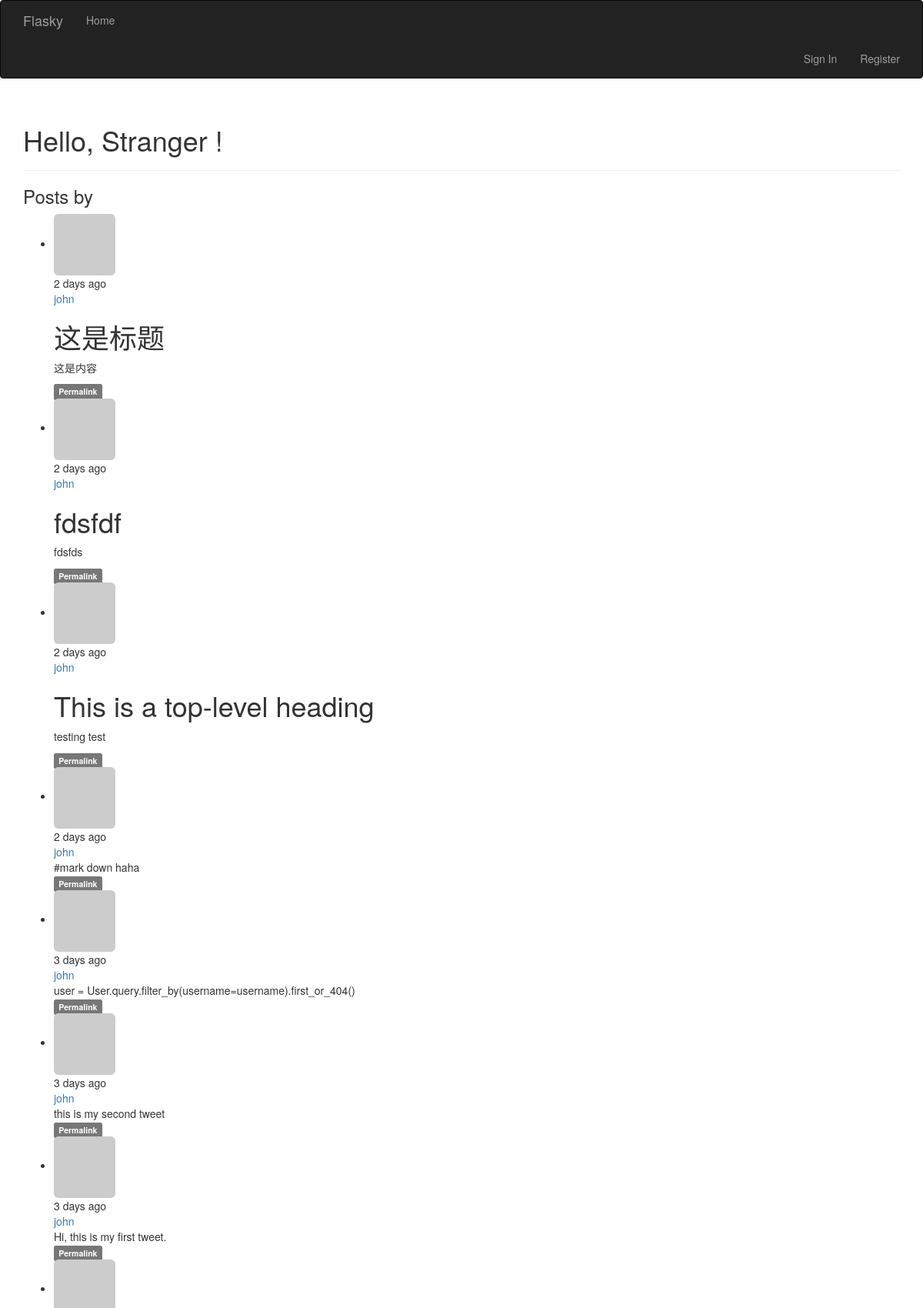
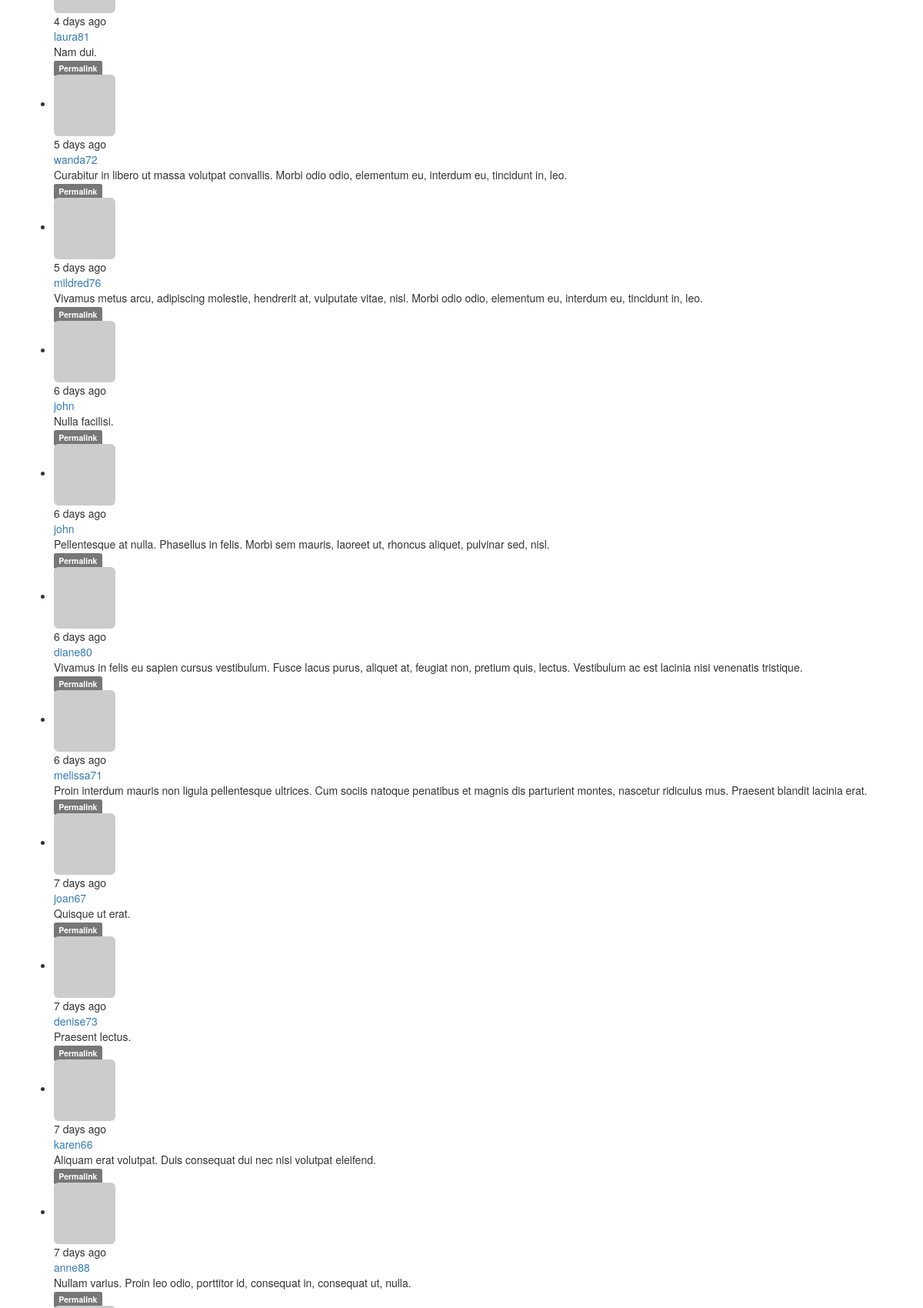
The page / (upper part) on the database its author committed (2 pictures, top to bottom).
### app/models.py (models this page shows, shortened)
class Post(db.Model):
    __tablename__ = 'posts'
    id = db.Column(db.Integer, primary_key=True)
    body = db.Column(db.Text)
    body_html = db.Column(db.Text)
    timestamp = db.Column(db.DateTime, index=True, default=datetime.datetime.utcnow)
    author_id = db.Column(db.Integer, db.ForeignKey('users.id'))

class User(UserMixin, db.Model):
    __tablename__ = 'users'
    id = db.Column(db.Integer, primary_key=True)
    email = db.Column(db.String(64), unique=True, index=True)
    username = db.Column(db.String(64), unique=True, index=True)
    password_hash = db.Column(db.String(128))
    role_id = db.Column(db.Integer, db.ForeignKey('roles.id'))
    confirmed = db.Column(db.Boolean, default=False)
    name = db.Column(db.String(64))
    location = db.Column(db.String(64))
    about_me = db.Column(db.Text())
    avatar_hash = db.Column(db.String(32))
    member_since = db.Column(db.DateTime(), default=datetime.datetime.utcnow)
    last_seen = db.Column(db.DateTime(), default=datetime.datetime.utcnow)
    posts = db.relationship('Post', backref='author', lazy='dynamic')
    followed = db.relationship('Follow',
                               foreign_keys=[Follow.follower_id],
                               backref=db.backref('follower', lazy='joined'),
                               lazy='dynamic',
                               cascade='all, delete-orphan')
    follower = db.relationship('Follow',
                               foreign_keys=[Follow.followed_id],
                               backref=db.backref('followed', lazy='joined'),
                               lazy='dynamic',
                               cascade='all, delete-orphan')
    @property
    def password(self):
        raise AttributeError('password is not a readable attribute')
    def gravatar(self, size=100, default='identicon', rating='g'):
        if request.is_secure:
            url = 'https://secure.gravatar.com/avator'
        else:
            url = 'http://www.gravatar.com/avatar'
        hash = hashlib.md5(self.email.encode('utf-8')).hexdigest()
        return '{url}/{hash}?s={size}&d={default}&r={rating}'.format(
            url=url, hash=hash, size=size, default=default, rating=rating)

### app/main/views.py (the view)
@main.route('/', methods=['GET', 'POST'])
def index():
    form = PostForm()
    if current_user.can(Permission.WRITE_ARTICLES) and \
            form.validate_on_submit():
        post = Post(body=form.body.data,
                    author=current_user._get_current_object())
        db.session.add(post)
        return redirect(url_for('.index'))
    page = request.args.get('page', 1, type=int)
    pagination = Post.query.order_by(Post.timestamp.desc()).paginate(
        page, per_page=current_app.config['FLASKY_POSTS_PER_PAGE'],
        error_out=False
    )
    posts = pagination.items
    return render_template('index.html', form=form, posts=posts,
                           pagination=pagination)

### app/auth/views.py (called while the page is built)
@auth.before_app_request
def before_request():
    if current_user.is_authenticated:
        current_user.ping()
        if current_user.confirmed and request.endpoint[:5] != 'auth.' and request.endpoint != 'static':
            return redirect(url_for('auth.unconfirmed'))

### app/main/__init__.py (called while the page is built)
@main.app_context_processor
def inject_permissions():
    return dict(Permission=Permission)

### app/models.py (called while the page is built)
    def can(self, permissions):
        return False

    def is_administrator(self):
        return False

### app/templates/index.html (shortened to what this page needs)
{% extends "base.html" %}
{% import "bootstrap/wtf.html" as wtf %}
{% import "_macros.html" as macros %}
{% block page_content %}
<div class="page-header">
    <h1>Hello,
        {% if current_user.is_authenticated %}
        {{ current_user.username }}
        {% else %}
        Stranger
        {% endif %}!</h1>
</div>
<div class="post-tabs">
    <h3>Posts by {{ current_user.username }}</h3>
    {% include '_posts.html' %}
 </div>
{% endblock %}

### app/templates/_posts.html (shortened to what this page needs)
<ul class="posts">
    {% for post in posts %}
    <li class="post">
        <div class="profile-thumbnail">
            <a href="{{ url_for('.user', username=post.author.username) }}">
                <img class="img-rounded profile-thumbnail" src="{{ post.author.gravatar(size=40) }}">
            </a>
        </div>
        <div class="post-content">
            <div class="post-date"> {{ moment(post.timestamp).fromNow() }} </div>
            <div class="post-author"><a href="{{ url_for('.user', username=post.author.username) }}">{{ post.author.username }}</a></div>
            <div class="post-body">
                {% if post.body_html %}
                    {{ post.body_html | safe }}
                {% else %}
                    {{ post.body }}
                {% endif %}
            </div>
            <div class="post-footer">
                <a href="{{ url_for('.post', id=post.id) }}">
                    <span class="label label-default">Permalink</span>
                </a>
            </div>
        </div>
    </li>
    {% endfor %}
</ul>

### rows shown on the page
Post: timestamp "2 days ago", author.username "john", body_html "这是标题 这是内容"
Post: timestamp "2 days ago", author.username "john", body_html "fdsfdf fdsfds"
Post: timestamp "2 days ago", author.username "john", body_html "This is a top-level heading testing test"
Post: timestamp "2 days ago", author.username "john", body "#mark down haha"
Post: timestamp "3 days ago", author.username "john", body "user = User.query.filter_by(username=username).first_or_404()"
Post: timestamp "3 days ago", author.username "john", body "this is my second tweet"
Post: timestamp "3 days ago", author.username "john", body "Hi, this is my first tweet."
Post: timestamp "4 days ago", author.username "laura81", body "Nam dui."
Post: timestamp "5 days ago", author.username "wanda72", body "Curabitur in libero ut massa volutpat convallis. Morbi odio odio, elementum eu, interdum eu, tincidunt in, leo."
Post: timestamp "5 days ago", author.username "mildred76", body "Vivamus metus arcu, adipiscing molestie, hendrerit at, vulputate vitae, nisl. Morbi odio odio, elementum eu, interdum eu, tincidunt in, leo."
Post: timestamp "6 days ago", author.username "john", body "Nulla facilisi."
Post: timestamp "6 days ago", author.username "john", body "Pellentesque at nulla. Phasellus in felis. Morbi sem mauris, laoreet ut, rhoncus aliquet, pulvinar sed, nisl."
Post: timestamp "6 days ago", author.username "diane80", body "Vivamus in felis eu sapien cursus vestibulum. Fusce lacus purus, aliquet at, feugiat non, pretium quis, lectus. Vestibulum ac est lacinia nisi venenatis tristique."
Post: timestamp "6 days ago", author.username "melissa71", body "Proin interdum mauris non ligula pellentesque ultrices. Cum sociis natoque penatibus et magnis dis parturient montes, nascetur ridiculus mus. Praesent blandit lacinia erat."
Post: timestamp "7 days ago", author.username "joan67", body "Quisque ut erat."
Post: timestamp "7 days ago", author.username "denise73", body "Praesent lectus."
Post: timestamp "7 days ago", author.username "karen66", body "Aliquam erat volutpat. Duis consequat dui nec nisi volutpat eleifend."
Post: timestamp "7 days ago", author.username "anne88", body "Nullam varius. Proin leo odio, porttitor id, consequat in, consequat ut, nulla."
